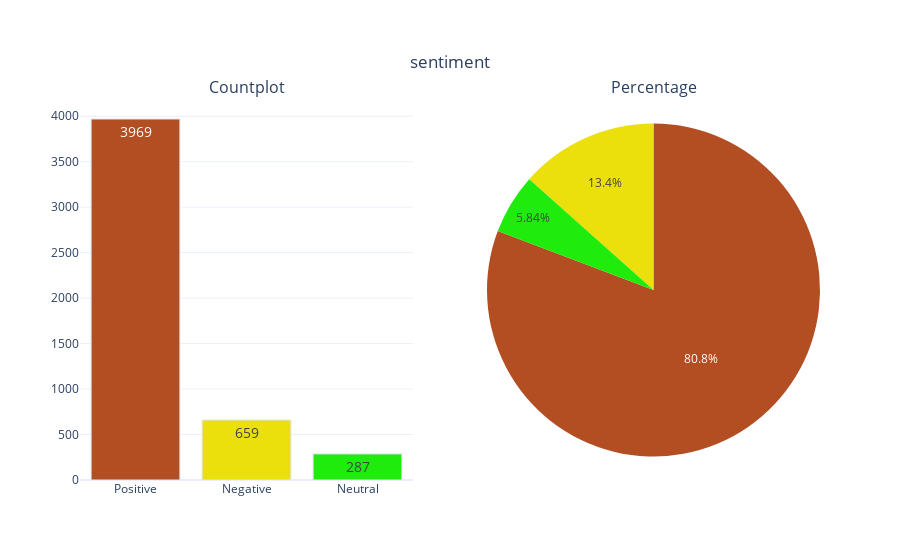

The notebook cell this image was saved under:
### Code cell
variable_summary(df, 'sentiment')

### Figure 1 — Plotly figure (JSON) as saved in the notebook; plotly's stock layout.template omitted (floating-point values rounded to 4 significant figures)
{"data": [{"marker": {"color": ["#B34D22", "#EBE00C", "#1FEB0C", "#0C92EB", "#EB0CD5"], "line": {"color": "#DBE6EC", "width": 1}}, "name": "sentiment", "showlegend": false, "text": ["3969", "659", "287"], "textfont": {"size": 14}, "textposition": "auto", "type": "bar", "x": ["Positive", "Negative", "Neutral"], "xaxis": "x", "y": [3969, 659, 287], "yaxis": "y"}, {"domain": {"x": [0.55, 1], "y": [0, 1]}, "labels": ["Positive", "Negative", "Neutral"], "marker": {"colors": ["#B34D22", "#EBE00C", "#1FEB0C", "#0C92EB", "#EB0CD5"]}, "name": "sentiment", "showlegend": false, "textposition": "auto", "type": "pie", "values": [3969, 659, 287]}], "layout": {"annotations": [{"font": {"size": 16}, "showarrow": false, "text": "Countplot", "x": 0.225, "xanchor": "center", "xref": "paper", "y": 1, "yanchor": "bottom", "yref": "paper"}, {"font": {"size": 16}, "showarrow": false, "text": "Percentage", "x": 0.775, "xanchor": "center", "xref": "paper", "y": 1, "yanchor": "bottom", "yref": "paper"}], "autosize": true, "title": {"text": "sentiment", "x": 0.5, "xanchor": "center", "y": 0.9, "yanchor": "top"}, "xaxis": {"anchor": "y", "autorange": true, "domain": [0, 0.45], "range": [-0.5, 2.5], "type": "category"}, "yaxis": {"anchor": "x", "autorange": true, "domain": [0, 1], "range": [0, 4178.0], "type": "linear"}}}
